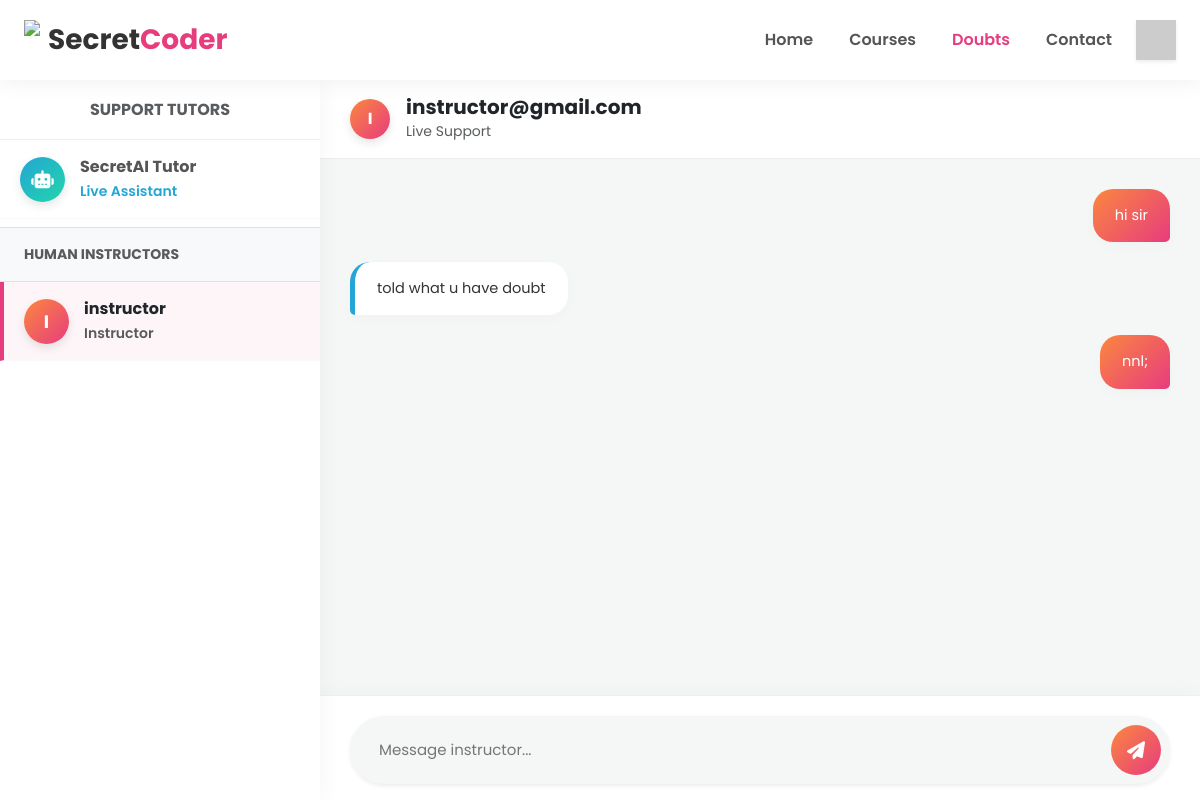
Screenshot of /student_doubts.php?instructor=instructor@gmail.com (signed in) with the database file from the repository.
### tables this page shows
CREATE TABLE `instructor_applications` (
  `id` int(11) NOT NULL,
  `first_name` varchar(100) DEFAULT NULL,
  `last_name` varchar(100) DEFAULT NULL,
  `email` varchar(100) DEFAULT NULL,
  `phone` varchar(20) DEFAULT NULL,
  `highest_degree` varchar(150) DEFAULT NULL,
  `subject` varchar(150) DEFAULT NULL,
  `address` text DEFAULT NULL,
  `created_at` timestamp NOT NULL DEFAULT current_timestamp(),
  `status` varchar(20) DEFAULT 'Pending'
);

CREATE TABLE `chat_messages` (
  `id` int(11) NOT NULL,
  `instructor_email` varchar(255) DEFAULT NULL,
  `student_email` varchar(255) DEFAULT NULL,
  `student_name` varchar(255) DEFAULT NULL,
  `message` text DEFAULT NULL,
  `sender` varchar(50) DEFAULT NULL,
  `created_at` timestamp NOT NULL DEFAULT current_timestamp()
);

### student_doubts.php (the view, shortened to what this page needs)
<?php
include 'db.php';
$student_email = $_SESSION['user_email'];
$student_name = $_SESSION['username'];
$username = $_SESSION['username'];
$current_instructor = isset($_GET['instructor']) ? $_GET['instructor'] : null;
?>
<!DOCTYPE html>
<html lang="en">
<head>
    <link href="https://cdnjs.cloudflare.com/ajax/libs/font-awesome/6.4.0/css/all.min.css" rel="stylesheet">
    <link href="css/bootstrap.min.css" rel="stylesheet">
</head>
<body>
    <nav class="navbar navbar-expand-lg sticky-top">
        <div class="container-fluid px-4">
            <a href="student_dashboard.php" class="navbar-brand d-flex align-items-center">
                <img src="image/icon.png" height="40" class="me-2" >
                <h3 class="m-0 fw-bold" style="color:#333;">Secret<span style="color:#e73c7e;">Coder</span></h3>
            </a>
            <div class="collapse navbar-collapse" id="navContent">
                <ul class="navbar-nav ms-auto align-items-center">
                    <li class="nav-item"><a href="home.php" class="nav-link">Home</a></li>
                    <li class="nav-item"><a href="courses.php" class="nav-link">Courses</a></li>
                    <li class="nav-item"><a href="student_doubts.php" class="nav-link active">Doubts</a></li>
                    <li class="nav-item"><a href="contact.php" class="nav-link">Contact</a></li>
                    <li class="nav-item ms-3">
                        <a href="profile.php" class="d-flex align-items-center text-decoration-none">
                            <img src="https://ui-avatars.com/api/?name=<?php echo urlencode($username); ?>&background=e73c7e&color=fff&rounded=true" width="40" class="shadow-sm">
                        </a>
                    </li>
                </ul>
            </div>
        </div>
    </nav>
    <div class="chat-wrapper">
        <div class="sidebar">
            <div class="sidebar-header">
                <h6 class="text-uppercase fw-bold text-muted mb-0 letter-spacing-2">Support Tutors</h6>
            </div>
            <div class="instructor-list">
                <a href="?instructor=ai" class="instructor-item <?php echo ($current_instructor == 'ai') ? 'active' : ''; ?>">
                    <div class="avatar-circle" style="background: var(--gradient-ai);"><i class="fa fa-robot"></i></div>
                    <div><div class="fw-bold">SecretAI Tutor</div><small style="color:var(--blue); font-weight:600;">Live Assistant</small></div>
                </a>
                <div class="px-4 py-3 bg-light small fw-bold text-muted text-uppercase mt-2 border-top border-bottom">Human Instructors</div>
                <?php
                $q = mysqli_query($conn, "SELECT * FROM instructor_applications WHERE status='Approved'");
                while($row = mysqli_fetch_assoc($q)){
                    $active = ($current_instructor == $row['email']) ? 'active' : '';
                    echo "<a href='?instructor=".$row['email']."' class='instructor-item $active'>
                            <div class='avatar-circle' style='background: var(--gradient-user);'>".strtoupper(substr($row['first_name'],0,1))."</div>
                            <div><div class='fw-bold text-dark'>".$row['first_name']."</div><small class='text-muted'>Instructor</small></div>
                          </a>";
                }
                ?>
            </div>
        </div>
        <div class="chat-area">
            <?php if($current_instructor == 'ai'): ?>
                <div class="chat-area-header">
                    <div class="d-flex align-items-center">
                        <div class="avatar-circle me-3" style="background: var(--gradient-ai); width:40px; height:40px; font-size:16px;"><i class="fa fa-bolt"></i></div>
                        <div><h5 class="m-0 fw-bold" style="color:var(--blue);">SecretAI Support</h5><small class="text-muted">Powered by Gemini 2.5 Flash</small></div>
                    </div>
                    <span class="badge rounded-pill bg-success px-3 py-2 shadow-sm"><i class="fa fa-circle me-1" style="font-size:8px;"></i> ONLINE</span>
                </div>
                <div class="messages-box" id="aiChatBox">
                    <div class="message msg-ai">
                        Welcome to your Dashboard support, <b><?php echo $student_name; ?></b>! ✨<br>I am your AI coding mentor. Don't let errors stop your learning—ask me any coding doubt, and I will explain it with examples.
                    </div>
                    <div id="aiTyping" class="typing-indicator"><i class="fa fa-circle-notch fa-spin me-2"></i> Analyzing your request...</div>
                </div>
                <div class="chat-input-container">
                    <div class="custom-input-group shadow-sm">
                        <input type="text" id="aiInput" class="chat-input" placeholder="Type your doubt (e.g., How to connect PHP to MySQL?)" autocomplete="off">
                        <button onclick="askAI()" class="btn-circle"><i class="fa fa-paper-plane"></i></button>
                    </div>
                </div>
                <script>
                    const GEMINI_API_KEY = "AIzaSyBCh6gxaTk5J8kVmOS7x0iNr4qQalKC-ms";
                    async function askAI() {
                        const input = document.getElementById('aiInput');
                        const text = input.value.trim();
                        if(!text) return;
                        appendMsg(text, 'msg-sent');
                        input.value = '';
                        input.focus();
                        const typing = document.getElementById('aiTyping');
                        typing.style.display = 'block';
                        scrollToBottom();
                        try {
                            const url = `https://generativelanguage.googleapis.com/v1beta/models/gemini-2.5-flash:generateContent?key=${GEMINI_API_KEY}`;
                            const response = await fetch(url, {
                                method: "POST",
                                headers: { "Content-Type": "application/json" },
                                body: JSON.stringify({
                                    contents: [{ parts: [{ text: "You are a professional coding mentor for Secret Coder platform. Answer this technically but clearly, with code blocks where helpful: " + text }] }]
                                })
                            });
                            const data = await response.json();
                            if(data.error) throw new Error(data.error.message);
                            const aiResponse = data.candidates[0].content.parts[0].text;
                            typing.style.display = 'none';
                            appendMsg(formatOutput(aiResponse), 'msg-ai');
                        } catch (err) {
                            typing.style.display = 'none';
                            appendMsg("<b style='color:#e73c7e;'><i class='fa fa-exclamation-circle me-1'></i> System Error:</b> " + err.message + "<br><small>Please check your internet connection.</small>", 'msg-ai');
                        }
                        scrollToBottom();
                    }
                    function appendMsg(text, className) {
                        const box = document.getElementById('aiChatBox');
                        const div = document.createElement('div');
                        div.className = `message ${className}`;
                        div.innerHTML = text;
                        box.insertBefore(div, document.getElementById('aiTyping'));
                    }
                    function scrollToBottom() {
                        const box = document.getElementById('aiChatBox');
                        box.scrollTop = box.scrollHeight;
                    }
                    function formatOutput(t) {
                        return t.replace(/```([\s\S]*?)```/g, '<pre>$1</pre>')
                                .replace(/\*\*(.*?)\*\*/g, '<b>$1</b>')
                                .replace(/\n/g, '<br>');
                    }
                    document.getElementById('aiInput').addEventListener('keypress', (e) => {
                        if(e.key === 'Enter') askAI();
                    });
                </script>
            <?php elseif($current_instructor): ?>
                <div class="chat-area-header">
                    <div class="d-flex align-items-center">
                        <div class="avatar-circle me-3" style="background:var(--gradient-user); width:40px; height:40px; font-size:16px;">
                            <?php echo strtoupper(substr($current_instructor,0,1)); ?>
                        </div>
                        <div><h5 class="m-0 fw-bold text-dark"><?php echo $current_instructor; ?></h5><small class="text-muted">Live Support</small></div>
                    </div>
                </div>
                <div class="messages-box" id="msgBox">
                    <?php
                    $msgs = mysqli_query($conn, "SELECT * FROM chat_messages WHERE instructor_email='$current_instructor' AND student_email='$student_email' ORDER BY created_at ASC");
                    while($m = mysqli_fetch_assoc($msgs)){
                        $class = ($m['sender'] == 'student') ? 'msg-sent' : 'msg-ai';
                        echo "<div class='message $class'>".nl2br($m['message'])."</div>";
                    }
                    ?>
                </div>
                <div class="chat-input-container">
                    <form method="post" class="custom-input-group shadow-sm">
                        <input type="text" name="message" class="chat-input" placeholder="Message instructor..." required>
                        <button type="submit" name="send_msg" class="btn-circle"><i class="fa fa-paper-plane"></i></button>
                    </form>
                </div>
            <?php endif; ?>
        </div>
    </div>
</body>
</html>

### student_doubts.php (style rules this page uses)
:root { --pink: #e73c7e; --orange: #fb873f; --blue: #23a6d5; --teal: #23d5ab; --bg-color: #f4f7f6; --gradient-user: linear-gradient(135deg, #fb873f, #e73c7e); --gradient-ai: linear-gradient(135deg, #23a6d5, #23d5ab); }
body { font-family: 'Poppins', sans-serif; background-color: var(--bg-color); color: #333; margin: 0; overflow: hidden; }
.navbar { background: #fff; box-shadow: 0 4px 20px rgba(0,0,0,0.05); padding: 15px 0; z-index: 1000; }
.nav-link { color: #555 !important; font-weight: 600; margin-left: 20px; transition: 0.3s; }
.nav-link:hover, .nav-link.active { color: var(--pink) !important; }
.chat-wrapper { display: flex; height: calc(100vh - 76px); }
.sidebar { width: 320px; background: #fff; box-shadow: 5px 0 20px rgba(0,0,0,0.03); display: flex; flex-direction: column; z-index: 10; }
.sidebar-header { padding: 20px; border-bottom: 1px solid #eee; text-align: center; }
.instructor-list { flex: 1; overflow-y: auto; }
.instructor-item { padding: 15px 20px; border-bottom: 1px solid #f9f9f9; display: flex; align-items: center; text-decoration: none; color: #555; transition: 0.3s; }
.instructor-item.active { background: rgba(231, 60, 126, 0.05); border-left: 4px solid var(--pink); color: var(--pink); font-weight: 600; }
.avatar-circle { width: 45px; height: 45px; border-radius: 50%; display: flex; align-items: center; justify-content: center; color: white; font-weight: 700; margin-right: 15px; font-size: 18px; box-shadow: 0 4px 10px rgba(0,0,0,0.1); }
.chat-area { flex: 1; display: flex; flex-direction: column; background: var(--bg-color); position: relative; }
.chat-area-header { padding: 15px 30px; background: #fff; border-bottom: 1px solid #eee; display: flex; justify-content: space-between; align-items: center; }
.messages-box { flex: 1; padding: 30px; overflow-y: auto; display: flex; flex-direction: column; gap: 20px; }
.message { max-width: 75%; padding: 15px 22px; border-radius: 20px; font-size: 14.5px; line-height: 1.6; animation: slideUp 0.3s ease; box-shadow: 0 5px 15px rgba(0,0,0,0.02); }
.msg-sent { background: var(--gradient-user); color: white; align-self: flex-end; border-bottom-right-radius: 5px; }
.msg-ai { background: #fff; color: #333; align-self: flex-start; border-bottom-left-radius: 5px; border-left: 5px solid var(--blue); }
.chat-input-container { padding: 20px 30px; background: #fff; border-top: 1px solid #eee; box-shadow: 0 -5px 20px rgba(0,0,0,0.02); }
.custom-input-group { display: flex; background: var(--bg-color); padding: 8px; border-radius: 50px; align-items: center; border: 1px solid transparent; transition: 0.3s; }
.chat-input { flex: 1; border: none; background: transparent; padding: 10px 20px; outline: none; font-size: 15px; }
.btn-circle { background: var(--gradient-user); color: white; border: none; width: 50px; height: 50px; border-radius: 50%; cursor: pointer; display: flex; align-items: center; justify-content: center; font-size: 18px; transition: 0.3s; }

### rows the page displays
instructor_applications: first_name "I", first_name "instructor"
chat_messages: message "hi sir"
chat_messages: message "told what u have doubt"
chat_messages: message "nnl;"

### other values shown
substr($current_instructor,0,1) "I"
$current_instructor "instructor@gmail.com"
